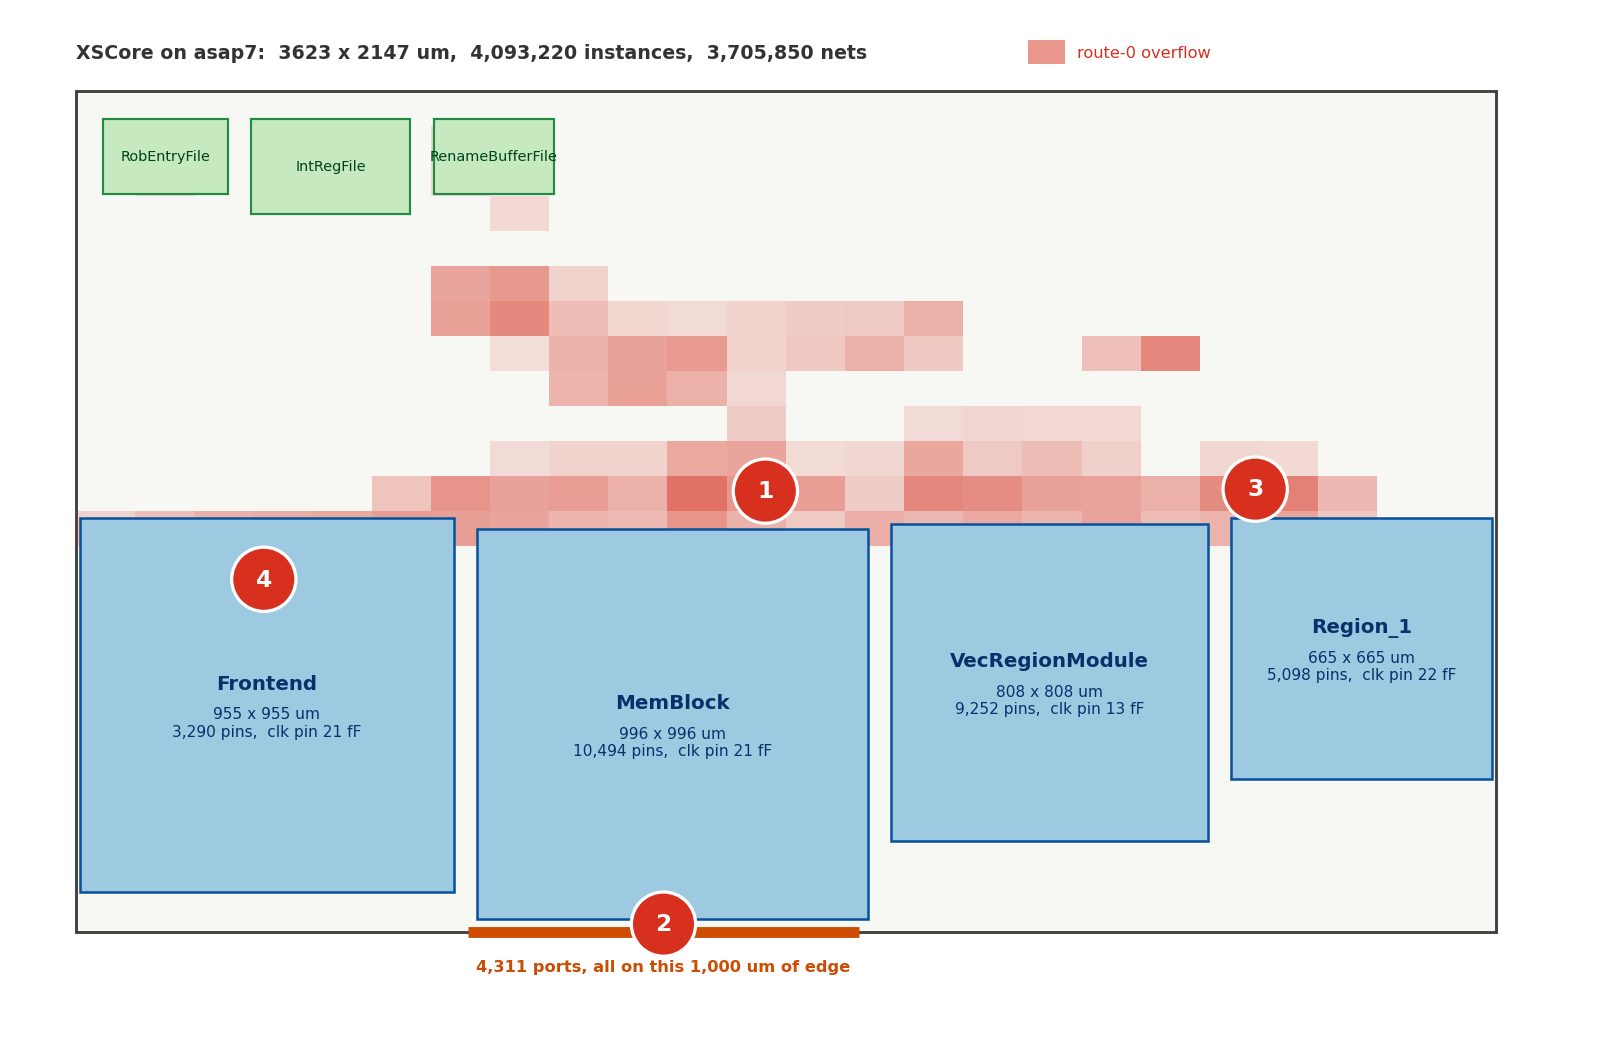

Write Python code to recreate this figure.
#!/usr/bin/env python3
"""Draw the annotated top level of XSCore: what is wrong, and where it is.

    python3 test/coremark_joule/designs/asap7/xiangshan/xscore_problems.py

Writes xscore_problems.png beside it. The figure carries illustration and
labels only; what each numbered marker means is in README.md next to it,
so the picture stays readable at any width and the words stay editable.

Every number and every rectangle below was asked of the baseline's routed
checkpoint through the odb-debug session (.claude/commands/odb-debug.md),
not read out of a log. The drawing is qualitative: the geometry is to
scale, the congestion overlay is a coarse sample, and the four callouts
are a judgement about which measured facts cost the most clock period.
Re-measure and edit the tables here when the baseline moves.
"""

import os

import matplotlib

matplotlib.use("Agg")
import matplotlib.pyplot as plt  # noqa: E402
from matplotlib.patches import Rectangle  # noqa: E402

HERE = os.path.dirname(os.path.abspath(__file__))

DIE_W, DIE_H = 3623.968, 2147.188

# hardened blocks: name, x, y, size, pins, clock pin capacitance in its
# cts-stage liberty
BLOCKS = [
    ("Frontend", 10, 102, 955, 3290, 21),
    ("MemBlock", 1025, 32, 996, 10494, 21),
    ("VecRegionModule", 2081, 233, 808, 9252, 13),
    ("Region_1", 2949, 391, 665, 5098, 22),
]

# generated register files, placed FIRM into the parent's rows
ARRAYS = [
    ("RobEntryFile", 70, 1882, 318, 193),
    ("IntRegFile", 448, 1832, 406, 243),
    ("RenameBufferFile", 914, 1883, 307, 192),
]

# every top level port sits on one segment of the bottom edge
PORT_X0, PORT_X1, PORT_N = 1000.0, 2000.0, 4311

# route-0 overflow, sampled every 8th gcell on each layer and binned 24x24
# over the die. Rows are printed bottom-up, as the die is drawn.
NB = 24
OVERFLOW = [
    [0] * 24,
    [0] * 24,
    [0] * 24,
    [0] * 24,
    [0] * 24,
    [0] * 24,
    [0] * 24,
    [0] * 24,
    [0] * 24,
    [0] * 24,
    [0] * 24,
    # fmt: off
    [26, 187, 438, 516, 592, 814, 797, 647, 330, 255, 1099, 396,
     88, 454, 305, 553, 345, 705, 228, 365, 678, 122, 0, 0],
    [0, 0, 0, 0, 0, 143, 1121, 745, 886, 416, 2364, 1030,
     819, 65, 1570, 1318, 716, 708, 413, 1358, 1733, 291, 0, 0],
    [0, 0, 0, 0, 0, 0, 0, 2, 24, 27, 589, 689,
     5, 13, 618, 92, 230, 39, 0, 12, 6, 0, 0, 0],
    [0, 0, 0, 0, 0, 0, 0, 0, 0, 0, 0, 77,
     0, 0, 2, 19, 8, 6, 0, 0, 0, 0, 0, 0],
    [0, 0, 0, 0, 0, 0, 0, 0, 350, 780, 419, 8,
     0, 0, 0, 0, 0, 0, 0, 0, 0, 0, 0, 0],
    [0, 0, 0, 0, 0, 0, 0, 1, 395, 744, 948, 31,
     98, 393, 99, 0, 0, 191, 1567, 0, 0, 0, 0, 0],
    [0, 0, 0, 0, 0, 0, 764, 1500, 223, 16, 3, 33,
     66, 93, 441, 0, 0, 0, 0, 0, 0, 0, 0, 0],
    [0, 0, 0, 0, 0, 0, 649, 953, 27, 0, 0, 0,
     0, 0, 0, 0, 0, 0, 0, 0, 0, 0, 0, 0],
    # fmt: on
    [0] * 24,
    [0, 0, 0, 0, 0, 0, 0, 6, 0, 0, 0, 0, 0, 0, 0, 0, 0, 0, 0, 0, 0, 0, 0, 0],
    [0, 9, 0, 0, 0, 0, 17, 0, 0, 0, 0, 0, 0, 0, 0, 0, 0, 0, 0, 0, 0, 0, 0, 0],
    [0, 8, 0, 0, 0, 0, 25, 0, 0, 0, 0, 0, 0, 0, 0, 0, 0, 0, 0, 0, 0, 0, 0, 0],
    [0] * 24,
]

# the four, in the order they cost clock period: only the number and
# where the marker lands on the die. What each one says is in README.md,
# so the figure carries illustration and labels, nothing else.
MARKERS = [
    (1, 1760, 1125),
    (2, 1500, 20),
    (3, 3010, 1130),
    (4, 480, 900),
]


def main():
    fig = plt.figure(figsize=(12.5, 8.0))
    ax = fig.add_axes([0.01, 0.01, 0.98, 0.98])

    ax.add_patch(
        Rectangle((0, 0), DIE_W, DIE_H, fc="#f7f7f4", ec="0.25", lw=1.6, zorder=0)
    )

    # congestion, coarse. Only the overflowing bins get any ink.
    bw, bh = DIE_W / NB, DIE_H / NB
    top = max(max(r) for r in OVERFLOW)
    for j, row in enumerate(OVERFLOW):
        for i, v in enumerate(row):
            if v:
                ax.add_patch(
                    Rectangle(
                        (i * bw, j * bh),
                        bw,
                        bh,
                        fc="#d7301f",
                        alpha=0.12 + 0.55 * (v / top) ** 0.5,
                        ec="none",
                        zorder=1,
                    )
                )

    for name, x, y, s, pins, cap in BLOCKS:
        ax.add_patch(
            Rectangle((x, y), s, s, fc="#9ecae1", ec="#08519c", lw=1.4, zorder=2)
        )
        ax.text(
            x + s / 2,
            y + s / 2 + 55,
            name,
            ha="center",
            va="center",
            fontsize=11,
            weight="bold",
            color="#08306b",
            zorder=3,
        )
        ax.text(
            x + s / 2,
            y + s / 2 - 45,
            "%d x %d um\n%s pins,  clk pin %s fF" % (s, s, f"{pins:,}", f"{cap:,}"),
            ha="center",
            va="center",
            fontsize=8.5,
            color="#08306b",
            zorder=3,
        )

    for name, x, y, w, h in ARRAYS:
        ax.add_patch(
            Rectangle((x, y), w, h, fc="#c7e9c0", ec="#238b45", lw=1.2, zorder=2)
        )
        ax.text(
            x + w / 2,
            y + h / 2,
            name,
            ha="center",
            va="center",
            fontsize=8,
            color="#00441b",
            zorder=3,
        )

    ax.plot(
        [PORT_X0, PORT_X1],
        [0, 0],
        color="#cc4c02",
        lw=6,
        solid_capstyle="butt",
        zorder=4,
    )
    ax.text(
        (PORT_X0 + PORT_X1) / 2,
        -100,
        "%s ports, all on this 1,000 um of edge" % f"{PORT_N:,}",
        ha="center",
        fontsize=9,
        color="#cc4c02",
        weight="bold",
    )

    # the legend is a label on the picture, not prose about it
    ax.add_patch(
        Rectangle(
            (2430, 2215), 95, 60, fc="#d7301f", alpha=0.5, ec="none", clip_on=False
        )
    )
    ax.text(
        2555,
        2245,
        "route-0 overflow",
        va="center",
        fontsize=9,
        color="#d7301f",
    )
    ax.text(
        0,
        2245,
        "XSCore on asap7:  %d x %d um,  4,093,220 instances,  3,705,850 nets"
        % (DIE_W, DIE_H),
        ha="left",
        va="center",
        fontsize=10.5,
        weight="bold",
        color="0.2",
    )

    for n, x, y in MARKERS:
        ax.add_patch(plt.Circle((x, y), 82, fc="#d7301f", ec="white", lw=1.8, zorder=6))
        ax.text(
            x,
            y,
            str(n),
            ha="center",
            va="center",
            color="white",
            fontsize=13,
            weight="bold",
            zorder=7,
        )

    ax.set_xlim(-160, DIE_W + 280)
    ax.set_ylim(-240, DIE_H + 200)
    ax.set_aspect("equal")
    ax.set_xticks([])
    ax.set_yticks([])
    for sp in ax.spines.values():
        sp.set_visible(False)

    out = os.path.join(HERE, "xscore_problems.png")
    fig.savefig(out, dpi=130, bbox_inches="tight")
    print(out)


if __name__ == "__main__":
    main()
